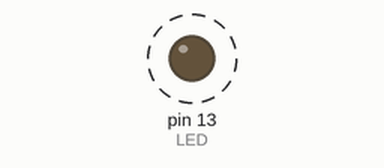
This sketch was run on a simulated Arduino Uno, built with avr-gcc and run on an emulated ATmega328P. On the bench: output pins drawn as LEDs (lit = HIGH). Dashed ring = blinking.

Above: at 0.2 s.
Timing chart, 0 to 3.0 s (numbered marks = the images above):
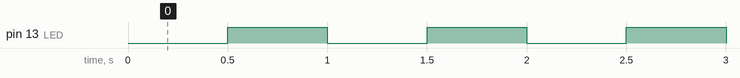

Measured:
- by itself, pin 13 (LED): alternates HIGH for 0.50 s and LOW for 0.50 s

The sketch:

timer1_ctc_led.ino
```cpp
// Offline Navigator — Timer1 w trybie CTC
// Arduino UNO R3 / ATmega328P, zegar nominalny 16 MHz.
// Compare Match A co 500 ms; ISR przełącza wbudowaną LED D13/PB5.
// Status: użytkownik potwierdził, że LED miga.
// Uwaga: przejmuje Timer1; może kolidować z Servo i PWM D9/D10.

#include <avr/interrupt.h>

void setup() {
    DDRB |= _BV(DDB5);        // PB5 / D13 jako wyjście
    PORTB &= ~_BV(PORTB5);    // LED początkowo zgaszona

    TCCR1A = 0;
    TCCR1B = 0;               // Zatrzymaj Timer1 na czas konfiguracji
    TCNT1 = 0;
    OCR1A = 31249;             // 31 250 taktów * 16 us = 500 ms

    TIFR1 = _BV(OCF1A);        // Skasuj starą flagę Compare Match A
    TIMSK1 |= _BV(OCIE1A);     // Włącz przerwanie Compare Match A

    TCCR1B |= _BV(WGM12);      // CTC, tryb 4
    TCCR1B |= _BV(CS12);       // Preskaler 256 (CS12:CS10 = 100)
}

void loop() {
    // Timer1 pracuje niezależnie od głównej pętli.
}

ISR(TIMER1_COMPA_vect) {
    PORTB ^= _BV(PORTB5);      // Zmień stan LED co 500 ms
}
```
